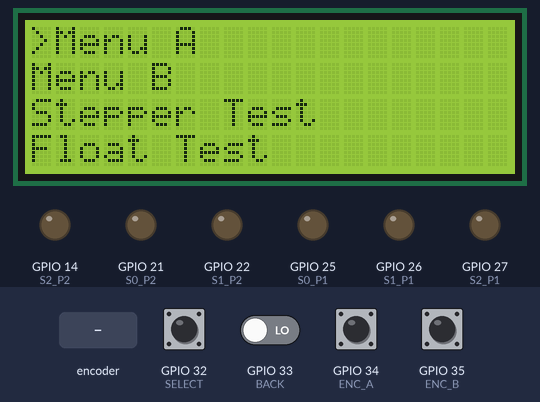
Bench run of a program on a simulated ESP32. Parts: 20×4 character LCD, output pins drawn as LEDs (lit = HIGH). Inputs (shaded band) come from the test bench; at power-on: GPIO 34 (ENC_A), GPIO 35 (ENC_B) HIGH, GPIO 32 (SELECT), GPIO 33 (BACK) LOW. What the program prints to the serial monitor is not drawn.

Above: at 1.2 s.
1.3 s: rotary encoder on GPIO 34 (ENC_A) / GPIO 35 (ENC_B) turned 3 steps (first pin leading)
At 2.7 s:
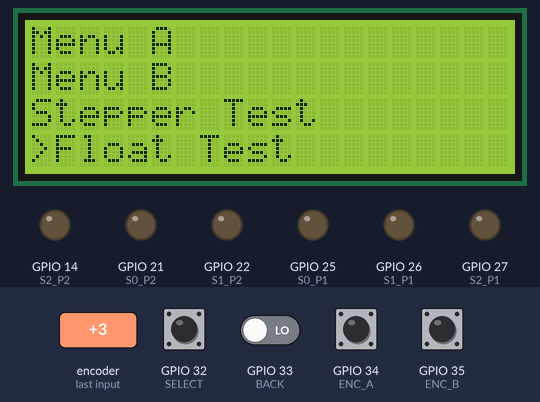
3.4 s: GPIO 32 (SELECT) pulled HIGH for 0.15 s
At 3.7 s:
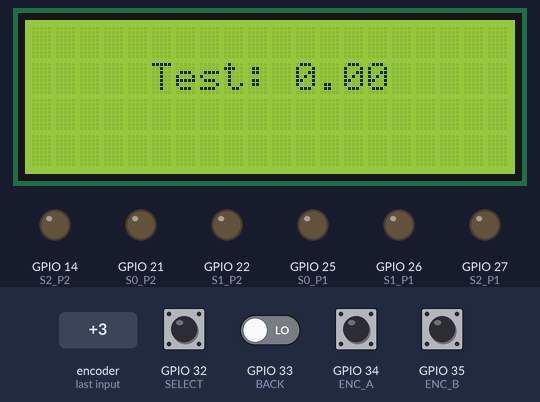
5.0 s: GPIO 33 (BACK) driven HIGH
At 6.2 s:
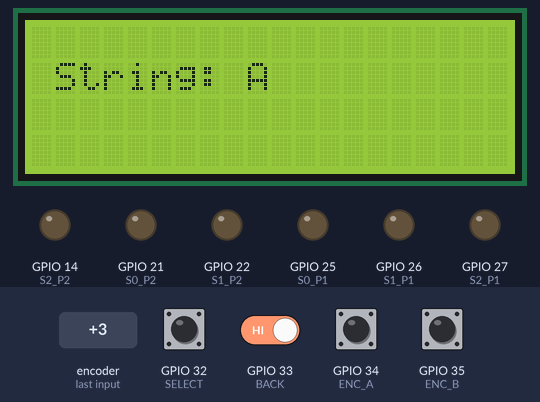
6.5 s: rotary encoder on GPIO 34 (ENC_A) / GPIO 35 (ENC_B) turned 3 steps (first pin leading)
8.6 s: GPIO 32 (SELECT) pulled HIGH for 1 s
At 9.9 s:
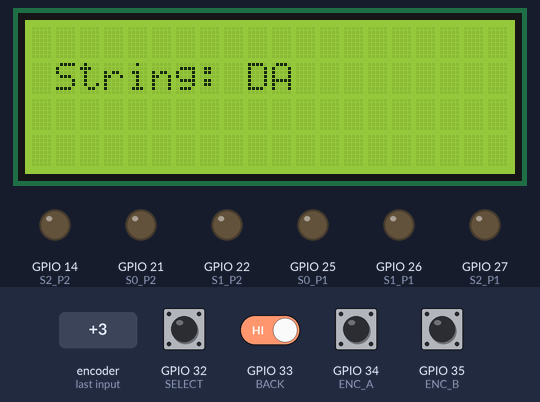
11.1 s: GPIO 32 (SELECT) pulled HIGH for 0.15 s
At 11.8 s:
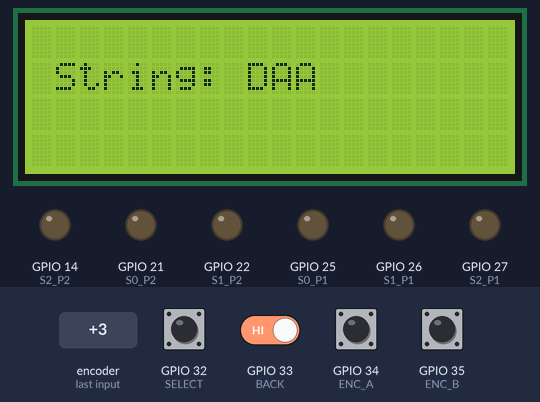
Timing chart, 0 to 13.7 s (numbered marks = the images above; inputs shaded):
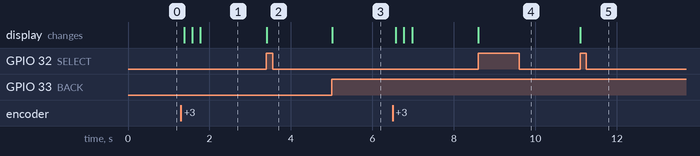

The program:

main.cpp
```cpp
#include <Arduino.h>
#include <LiquidCrystal.h>
#include "GUI/GUI.h"
#include "Stepper/Stepper.h"
typedef void (*callbackFunction)(void);

#define ENC_A 34
#define ENC_B 35
#define SELECT 32
#define BACK 33


LiquidCrystal lcd(19, 23, 18, 17, 16, 13); //LCD Pins [ RS, EN, D4, D5, D6, D7 ]

Stepper motor1(0, 1);
Stepper motor2(2, 3);
Stepper motor3(4, 5);
Stepper motor4(6, 7);

void (*storage[10])();
String array[10];

callbackFunction main_menu_ptr;
callbackFunction menu_a_ptr;
callbackFunction menu_b_ptr;
callbackFunction stepper_ptr;
callbackFunction float_test_ptr;

uint8_t stepper_flag = 0;
uint8_t float_flag = 0;

void menu_a() {
	Vector<String> options;
	options.setStorage(array);
	options.push_back("Menu B");

	Vector<callbackFunction> callbacks;
	callbacks.setStorage(storage);
	callbacks.push_back(main_menu_ptr);
	callbacks.push_back(menu_b_ptr);

	GUI::createMenu(options, callbacks);
}

void menu_b() {
	Vector<String> options;
	options.setStorage(array);
	options.push_back("Menu A");

	Vector<callbackFunction> callbacks;
	callbacks.setStorage(storage);
	callbacks.push_back(main_menu_ptr);
	callbacks.push_back(menu_a_ptr);

	GUI::createMenu(options, callbacks);
}

void main_menu() {
	Vector<String> options;
	options.setStorage(array);
	options.push_back("Menu A");
	options.push_back("Menu B");
	options.push_back("Stepper Test");
	options.push_back("Float Test");


	Vector<callbackFunction> callbacks;
	callbacks.setStorage(storage);

	callbacks.push_back(main_menu_ptr);
	callbacks.push_back(menu_a_ptr);
	callbacks.push_back(menu_b_ptr);
	callbacks.push_back(stepper_ptr);
	callbacks.push_back(float_test_ptr);

	GUI::createMenu(options, callbacks);
}

void stepper() {
	lcd.clear();
	lcd.write("Trying to dispense..");
	GUI::disableInput();
	stepper_flag = 1;
}

void float_test() {
	lcd.clear();
	float_flag = 1;
}


void setup() {
	pinMode(ENC_A, INPUT);
	pinMode(ENC_B, INPUT);
	pinMode(SELECT, INPUT);
	pinMode(BACK, INPUT);

	pinMode(S0_P1, OUTPUT);
	pinMode(S1_P1, OUTPUT);
	pinMode(S2_P1, OUTPUT);
	pinMode(S0_P2, OUTPUT);
	pinMode(S1_P2, OUTPUT);
	pinMode(S2_P2, OUTPUT);
	pinMode(STEPPER_ENABLE, OUTPUT);

	digitalWrite(STEPPER_ENABLE, 0);

	Serial.begin(115200);
	lcd.begin(20, 4);
	lcd.clear();

	main_menu_ptr = main_menu;
	menu_a_ptr = menu_a;
	menu_b_ptr = menu_b;
	stepper_ptr = stepper;
	float_test_ptr = float_test;

	GUI::begin(&lcd);
	GUI::attachInterrupts(SELECT, BACK, ENC_A, ENC_B);

	main_menu();
}


void loop() {
	if (stepper_flag) {
		stepper_flag = 0;

		motor1.step(1000);
		delay(1000);
		motor1.step(-1000);

		motor2.step(1000);
		delay(1000);
		motor2.step(-1000);

		motor3.step(1000);
		delay(1000);
		motor3.step(-1000);

		motor4.step(1000);
		delay(1000);
		motor4.step(-1000);

		delay(1000);

		main_menu_ptr();
	}

	if (float_flag) {
		float_flag = 0;
		double test = GUI::getDouble("Test", 0.25);

		Serial.println( String(test).c_str() );

		String tester = GUI::getString("String", 5);

		Serial.println( tester.c_str() );

		main_menu_ptr();
	}

	usleep(5000);
}
```

GUI.cpp
```cpp
#include "GUI.h"

LiquidCrystal* GUI::lcd;
Vector<String> GUI::menu_items;
Vector<void (*)()> GUI::menu_callbacks;
String GUI::str_storage[10];
callbackFunction GUI::f_storage[11];
int GUI::select, GUI::back, GUI::right, GUI::left, GUI::selected, GUI::_mode;
bool GUI::_acceptInput;
double GUI::_selection, GUI::_inc;
String GUI::_string;

void GUI::begin(LiquidCrystal* lcd) {
	GUI::lcd = lcd;

	_acceptInput = true;
	menu_items.setStorage(str_storage);
	menu_callbacks.setStorage(f_storage);
}

void GUI::_select_isr() {
	if (!_acceptInput)
		return;

	static unsigned long last_interrupt = 0;
	unsigned long current = millis();
	if (current - last_interrupt > 100) {

		if (_mode == MENU) {
			menu_callbacks[selected]();
		} else if (_mode == FLOAT_INPUT) {
			_mode = INPUT_COMPLETE;
		} else if (_mode == STRING_INPUT) {
			_string += (char)selected;
			selected = 'A';

			if (_string.length() == back) {
				_mode = INPUT_COMPLETE;
			} else {
				lcd->write(char(selected));
			}
		}

	}
	last_interrupt = current;
}

void GUI::_back_isr() {
	if (!_acceptInput)
		return;

	static unsigned long last_interrupt = 0;
	unsigned long current = millis();
	if (current - last_interrupt > 100) {
		if (_mode == STRING_INPUT) {
			_string += (char)selected;
			_mode = INPUT_COMPLETE;
		} else {
			menu_callbacks[0]();
		}
	}
	last_interrupt = current;
}

//We want to make this call sort of "blocking", so there is a busy loop in this function. Yeah yeah, idc
double GUI::getDouble(String item, double increment) {
	_mode = FLOAT_INPUT;
	lcd->clear();
	lcd->setCursor(7 - item.length() / 2, 1);
	lcd->write(item.c_str());
	lcd->write(": 0.00");
	_selection = 0;
	_inc = increment;
	selected = 9 + item.length() / 2; //we use this to store the cursor location temporarily
									  //this is okay cause its reset after this call

	while (_mode == FLOAT_INPUT) {
		usleep(1000);
	}

	if (_mode == INPUT_COMPLETE)
		return _selection;

	return (double)-1;
}

String GUI::getString(String item, int maxLength) {
	_mode = STRING_INPUT;
	lcd->clear();
	lcd->setCursor(4 - item.length() / 2, 1);
	lcd->write(item.c_str());
	lcd->write(": A");
	selected = 'A'; //using this temporarily again, this time to store the current char
	select = 3 + item.length();
	back = maxLength;
	_string = "";

	while (_mode == STRING_INPUT) {
		usleep(1000);
	}

	if (_mode == INPUT_COMPLETE)
		return _string;

	return "";
}

void GUI::_enc_isr() {
	if (!_acceptInput)
		return;

	static int previousValue = 0;
	int value = digitalRead(right) | (1 << digitalRead(left));

	static unsigned long last_interrupt = 0;
	unsigned long current = millis();

	if (value == 3) { //My encoder goes through all 4 stages in one "click", so we only check one of the states
		if (previousValue == 1) {
			if (current - last_interrupt > 50) {
				_changeSelection(1);
				last_interrupt = current;
			}
		} else if (previousValue == 2) {
			if (current - last_interrupt > 50) {
				_changeSelection(-1);

				last_interrupt = current;
			}
		}
	}

	previousValue = value;
}

void GUI::attachInterrupts(int select, int back, int right, int left) {
	GUI::select = select;
	GUI::back = back;
	GUI::right = right;
	GUI::left = left;

	attachInterrupt(select, GUI::_select_isr, RISING);
	attachInterrupt(back, GUI::_back_isr, RISING);
	attachInterrupt(right, GUI::_enc_isr, CHANGE);
	attachInterrupt(left, GUI::_enc_isr, CHANGE);
}

void GUI::createMenu(Vector<String> items, Vector<callbackFunction> callbacks) {
	assert(items.size() + 1 == callbacks.size());

	_mode = MENU;
	_acceptInput = true;
	selected = 1;

	menu_callbacks.clear();
	menu_items.clear();

	for (int i = 0; i < callbacks.size(); i++)
		menu_callbacks.push_back(callbacks[i]);

	for (int i = 0; i < items.size(); i++)
		menu_items.push_back(items[i]);

	_draw();
}

void GUI::disableInput() {
	_acceptInput = false;
}

void GUI::_changeSelection(int direction) {

	if (_mode == MENU) {

		lcd->setCursor(0, selected-1);
		lcd->write(menu_items[selected-1].c_str());
		lcd->write(" ");

		selected += direction;

		if (selected < 1)
			selected = 1;
		if (selected > menu_items.size())
			selected = menu_items.size();


		lcd->setCursor(0, selected-1);
		lcd->write(">");
		lcd->write(menu_items[selected-1].c_str());

	} else if (_mode == FLOAT_INPUT) {

		_selection += _inc * direction;

		if (_selection < 0)
			_selection = 0;

		lcd->setCursor(selected, 1);
		lcd->write( String(_selection).c_str() );
	} else if (_mode == STRING_INPUT) {
		selected += direction;

		static char previousValue = 'A';

		if (selected < 'A' && selected > '9') {
			if (previousValue >= 'A')
				selected = '9';
			else
				selected = 'A';
		} else if (selected < '0') {
			selected = 'Z';
		} else if (selected > 'Z') {
			selected = '0';
		}

		previousValue = selected;

		lcd->setCursor(select + _string.length(), 1);
		lcd->write((char)selected);

	}

}

void GUI::_draw() {
	lcd->clear();

	for (int i = 0; i < 4; i++) {
		lcd->setCursor(0,i);
		if (i == selected - 1)
			lcd->write(">");
		if (i < menu_items.size())
			lcd->write(menu_items[i].c_str());
	}
}
```

GUI.h
```cpp
#ifndef GUI_h
#define GUI_h
#include <Vector.h>
#include <LiquidCrystal.h>
#define MENU 0
#define FLOAT_INPUT 1
#define STRING_INPUT 2
#define INPUT_COMPLETE 3

typedef void (*callbackFunction)(void);


class GUI {
	public:
		static void createMenu(Vector<String> items, Vector<callbackFunction> callbacks);

		static void begin(LiquidCrystal* lcd);
		static void attachInterrupts(int select, int back, int right, int left);

		static void disableInput();

		static double getDouble(String item, double increment);
		static String getString(String item, int maxLength);
	private:
		static void _draw();

		static LiquidCrystal* lcd;

		static Vector<String> menu_items;
		static Vector<void (*)()> menu_callbacks;
		static String str_storage[10];
		static callbackFunction f_storage[11];

		static void _select_isr();
		static void _back_isr();
		static void _enc_isr();

		static void _changeSelection(int direction);

		static int select, back, right, left, selected;

		static bool _acceptInput;
		static int _mode;
		static double _selection, _inc;
		static String _string;
};


#endif
```

Stepper.cpp
```cpp
#include "Stepper.h"
#include "Arduino.h"

Stepper::Stepper(uint8_t positive, uint8_t negative) {
	_step = 0;
	_p = positive;
	_n = negative;
	_stepDelay = 2500;
}

void Stepper::_setPhase1(uint8_t value) {
	digitalWrite(S0_P1, value & 1);
	digitalWrite(S1_P1, value & 2);
	digitalWrite(S2_P1, value & 4);
}

void Stepper::_setPhase2(uint8_t value) {
	digitalWrite(S0_P2, value & 1);
	digitalWrite(S1_P2, value & 2);
	digitalWrite(S2_P2, value & 4);
}

void Stepper::step(int steps) {
	digitalWrite(STEPPER_ENABLE, 1);

	for (int i = 0; i < abs(steps); i++) {
		switch (_step % 4) {
			case 0:
				_setPhase1(_p);
				_setPhase2(_p);
				break;
			case 1:
				_setPhase1(_n);
				_setPhase2(_p);
				break;
			case 2:
				_setPhase1(_n);
				_setPhase2(_n);
				break;
			case 3:
				_setPhase1(_p);
				_setPhase2(_n);
				break;
			default:
				break;
		}

		usleep(_stepDelay);

		if (steps > 0)
			_step++;
		else
			_step--;
	}

	digitalWrite(STEPPER_ENABLE, 0);
}
```

Stepper.h
```cpp
#ifndef STEPPER_h
#define STEPPER_h

#include "Arduino.h"

#define STEPPER_ENABLE 4
#define S0_P1 25
#define S1_P1 26
#define S2_P1 27
#define S0_P2 21
#define S1_P2 22
#define S2_P2 14

/* * * * * * * * * * *         M1
 *  Step C0 C1 C2 C3 * S2 S1 S0  S2 S1 S0
 *    1  1  0  1  0  *  0  0  0   0  0  0
 *    2  0  1  1  0  *  0  0  1   0  0  0
 *    3  0  1  0  1  *  0  0  1   0  0  1
 *    4  1  0  0  1  *  0  0  0   0  0  1
 * * * * * * * * * * */

class Stepper {
	public:
		Stepper(uint8_t positive, uint8_t negative);
		void step(int steps);
	private:
		void _setPhase1(uint8_t value);
		void _setPhase2(uint8_t value);
		uint8_t _p, _n;
		int _step, _stepDelay;
};


#endif
```

Measured:
- after the input at 1.3 s, the display: first changes after 0.08 s (image 1 shows a later state)
- after the input at 3.4 s, the display: first changes at once (image 2 shows a later state)
- after the input at 5.0 s, the display: changes at once (image 3)
- after the input at 8.6 s, the display: changes at once (image 4)
- after the input at 11.1 s, the display: changes at once (image 5)
